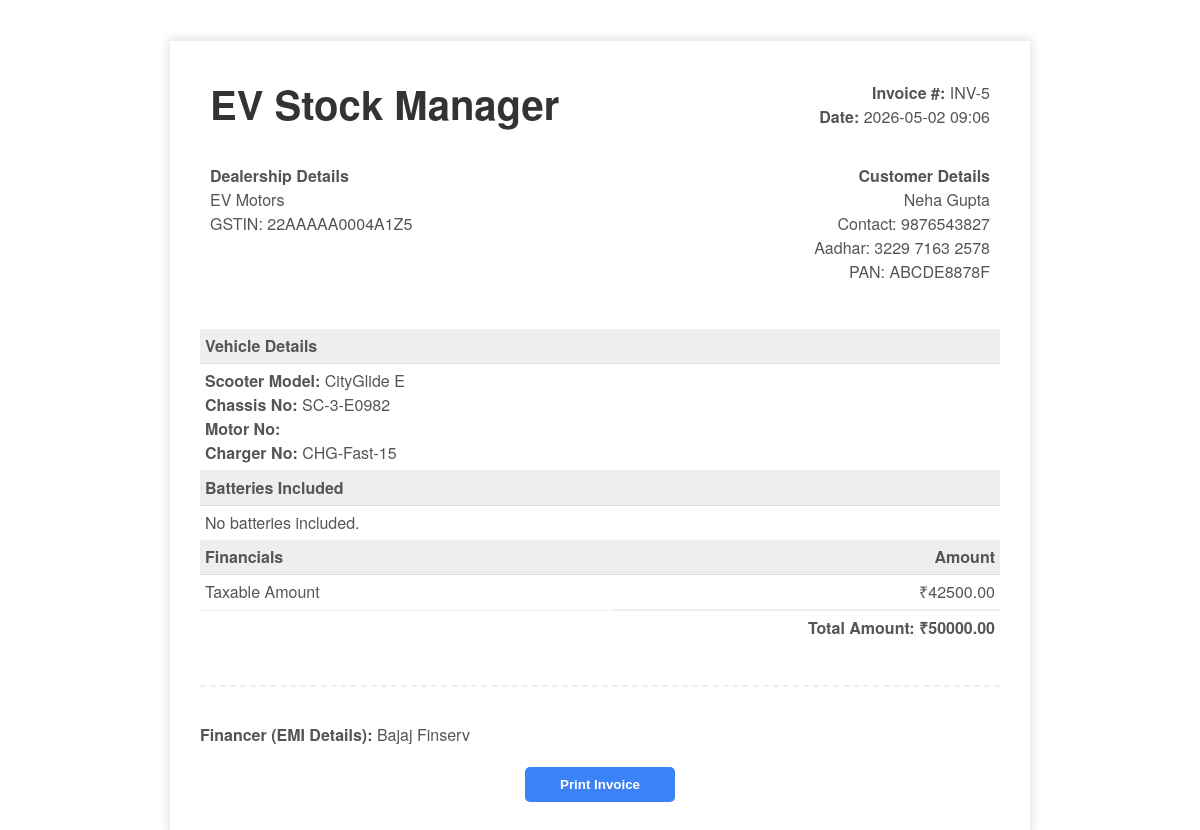
Page /sales/invoice/5/ (signed in) on the committed database.
### sales/models.py (models this page shows, shortened)
class SaleRecord(models.Model):
    scooter_model = models.ForeignKey(ScooterModel, on_delete=models.PROTECT)
    chassis_number = models.ForeignKey(StockItem, on_delete=models.PROTECT, related_name='sale_as_scooter', limit_choices_to={'item_type': 'SCOOTER'})
    motor_number = models.CharField(max_length=100) # Often motor number is tracked alongside chassis
    charger = models.ForeignKey(StockItem, on_delete=models.PROTECT, related_name='sale_as_charger', limit_choices_to={'item_type': 'CHARGER'})
    customer = models.ForeignKey('core.User', on_delete=models.SET_NULL, null=True, blank=True, related_name='sales')
    sale_date = models.DateTimeField(auto_now_add=True)
    financer = models.CharField(max_length=100, blank=True, null=True)
    gst_number = models.CharField(max_length=50, blank=True, null=True)
    taxable_amount = models.DecimalField(max_digits=12, decimal_places=2)
    total_amount = models.DecimalField(max_digits=12, decimal_places=2)
    misc = models.JSONField(default=dict, blank=True, null=True)

### core/models.py (models this page shows, shortened)
class User(AbstractUser):
    ROLE_CHOICES = (
        ('ADMIN', 'Admin'),
        ('SALES', 'Salesperson'),
        ('CUSTOMER', 'Customer'),
    )
    role = models.CharField(max_length=10, choices=ROLE_CHOICES, default='SALES')
    phone_number = models.CharField(max_length=20, blank=True, null=True)
    aadhar_number = models.CharField(max_length=20, blank=True, null=True)
    pan_number = models.CharField(max_length=20, blank=True, null=True)
    aadhar_front_photo = models.ImageField(upload_to='customers/aadhar/', blank=True, null=True)
    aadhar_back_photo = models.ImageField(upload_to='customers/aadhar/', blank=True, null=True)
    pan_photo = models.ImageField(upload_to='customers/pan/', blank=True, null=True)
    misc = models.JSONField(default=dict, blank=True, null=True)

### inventory/models.py (models this page shows, shortened)
class ScooterModel(models.Model):
    name = models.CharField(max_length=100)
    range_km = models.IntegerField()
    watts = models.IntegerField()
    charging_time = models.FloatField()
    last_price = models.DecimalField(max_digits=10, decimal_places=2)
    battery_lithium_60w_range = models.IntegerField(null=True, blank=True, help_text="Range with 60W Lithium Battery")
    battery_lithium_72w_range = models.IntegerField(null=True, blank=True, help_text="Range with 72W Lithium Battery")
    battery_lead_60w_range = models.IntegerField(null=True, blank=True, help_text="Range with 60W Lead Battery")
    battery_lead_72w_range = models.IntegerField(null=True, blank=True, help_text="Range with 72W Lead Battery")
    misc = models.JSONField(default=dict, blank=True, null=True)

class StockItem(models.Model):
    TYPE_CHOICES = (
        ('SCOOTER', 'Electric Scooter'),
        ('BATTERY', 'Battery'),
        ('CHARGER', 'Battery Charger'),
        ('SPARE', 'Spare Part'),
    )
    STATUS_CHOICES = (
        ('AVAILABLE', 'Available'),
        ('SOLD', 'Sold'),
        ('DEFECTIVE', 'Defective'),
    )
    BATTERY_TYPE_CHOICES = (
        ('LITHIUM', 'Lithium Battery'),
        ('LEAD', 'Lead Battery'),
    )
    WATTAGE_CHOICES = (
        ('60W', '60 Watt'),
        ('72W', '72 Watt'),
    )
    item_type = models.CharField(max_length=20, choices=TYPE_CHOICES)
    scooter_model = models.ForeignKey(ScooterModel, on_delete=models.SET_NULL, null=True, blank=True)
    name = models.CharField(max_length=100) # Could be spare part name
    serial_number = models.CharField(max_length=100, unique=True)
    status = models.CharField(max_length=20, choices=STATUS_CHOICES, default='AVAILABLE')
    purchase_date = models.DateField(auto_now_add=True)
    supplier_details = models.TextField(blank=True, null=True)
    battery_type = models.CharField(max_length=20, choices=BATTERY_TYPE_CHOICES, null=True, blank=True)
    wattage = models.CharField(max_length=20, choices=WATTAGE_CHOICES, null=True, blank=True)
    misc = models.JSONField(default=dict, blank=True, null=True)

### sales/views.py (the view)
# urls.py: path('invoice/<int:sale_id>/', views.invoice_view, name='invoice_view'),
@login_required
def invoice_view(request, sale_id):
    sale = get_object_or_404(SaleRecord, id=sale_id)
    return render(request, 'sales/invoice.html', {'sale': sale})

### templates/sales/invoice.html (shortened to what this page needs)
<!DOCTYPE html>
<html lang="en">
<head>
</head>
<body>
    <div class="invoice-box">
        <table cellpadding="0" cellspacing="0">
            <tr class="top">
                <td colspan="2">
                    <table>
                        <tr>
                            <td class="title">
                                EV Stock Manager
                            </td>
                            <td style="text-align: right;">
                                <strong>Invoice #:</strong> INV-{{ sale.id }}<br>
                                <strong>Date:</strong> {{ sale.sale_date|date:"Y-m-d H:i" }}<br>
                            </td>
                        </tr>
                    </table>
                </td>
            </tr>
            <tr class="information">
                <td colspan="2">
                    <table>
                        <tr>
                            <td>
                                <strong>Dealership Details</strong><br>
                                EV Motors<br>
                                GSTIN: {{ sale.gst_number|default:"N/A" }}
                            </td>
                            <td style="text-align: right;">
                                <strong>Customer Details</strong><br>
                                {{ sale.customer.get_full_name }}<br>
                                Contact: {{ sale.customer.phone_number }}<br>
                                {% if sale.customer.aadhar_number %}Aadhar: {{ sale.customer.aadhar_number }}<br>{% endif %}
                                {% if sale.customer.pan_number %}PAN: {{ sale.customer.pan_number }}<br>{% endif %}
                            </td>
                        </tr>
                    </table>
                </td>
            </tr>
            <tr class="heading">
                <td>Vehicle Details</td>
                <td style="text-align: right;"></td>
            </tr>
            <tr class="item">
                <td>
                    <strong>Scooter Model:</strong> {{ sale.scooter_model.name }}<br>
                    <strong>Chassis No:</strong> {{ sale.chassis_number.serial_number }}<br>
                    <strong>Motor No:</strong> {{ sale.motor_number }}<br>
                    <strong>Charger No:</strong> {{ sale.charger.serial_number }}
                </td>
                <td style="text-align: right;"></td>
            </tr>
            <tr class="heading">
                <td>Batteries Included</td>
                <td style="text-align: right;"></td>
            </tr>
            {% for sale_battery in sale.salebattery_set.all %}
            <tr class="item {% if forloop.last %}last{% endif %}">
                <td>Battery Serial: {{ sale_battery.battery.serial_number }}</td>
                <td style="text-align: right;"></td>
            </tr>
            {% empty %}
            <tr class="item last">
                <td colspan="2">No batteries included.</td>
            </tr>
            {% endfor %}
            <tr class="heading">
                <td>Financials</td>
                <td style="text-align: right;">Amount</td>
            </tr>
            <tr class="item">
                <td>Taxable Amount</td>
                <td style="text-align: right;">₹{{ sale.taxable_amount }}</td>
            </tr>
            <tr class="total">
                <td></td>
                <td style="text-align: right;">Total Amount: ₹{{ sale.total_amount }}</td>
            </tr>
        </table>
        <div style="margin-top: 40px; text-align: left; padding-top: 20px; border-top: 2px dashed #eee;">
            <p><strong>Financer (EMI Details):</strong> {{ sale.financer|default:"Cash / N/A" }}</p>
        </div>
        <button class="btn-print" onclick="window.print()">Print Invoice</button>
    </div>
</body>
</html>

### templates/sales/invoice.html (style rules this page uses)
body { font-family: 'Helvetica Neue', Helvetica, Arial, sans-serif; padding: 40px; margin: 0; color: #333; }
.invoice-box { max-width: 800px; margin: auto; padding: 30px; border: 1px solid #eee; box-shadow: 0 0 10px rgba(0, 0, 0, 0.15); font-size: 16px; line-height: 24px; color: #555; }
.invoice-box table { width: 100%; line-height: inherit; text-align: left; border-collapse: collapse; }
.invoice-box table td { padding: 5px; vertical-align: top; }
.invoice-box table tr.top table td { padding-bottom: 20px; }
.invoice-box table tr.top table td.title { font-size: 40px; line-height: 45px; color: #333; font-weight: bold; }
.invoice-box table tr.information table td { padding-bottom: 40px; }
.invoice-box table tr.heading td { background: #eee; border-bottom: 1px solid #ddd; font-weight: bold; }
.invoice-box table tr.item td { border-bottom: 1px solid #eee; }
.invoice-box table tr.item.last td { border-bottom: none; }
.invoice-box table tr.total td:nth-child(2) { border-top: 2px solid #eee; font-weight: bold; }
.btn-print { margin-top: 20px; padding: 10px 20px; background-color: #3b82f6; color: white; border: none; border-radius: 5px; cursor: pointer; display: block; width: 150px; margin-left: auto; margin-right: auto; text-align: center; text-decoration: none; font-weight: bold; }

### rows in the picture
SaleRecord: id "5", sale_date "2026-05-02 09:06", gst_number "22AAAAA0004A1Z5", customer.get_full_name "Neha Gupta", customer.phone_number "9876543827", customer.aadhar_number "3229 7163 2578", customer.pan_number "ABCDE8878F", scooter_model.name "CityGlide E", chassis_number.serial_number "SC-3-E0982", charger.serial_number "CHG-Fast-15", taxable_amount "42500.00", total_amount "50000.00", financer "Bajaj Finserv"
